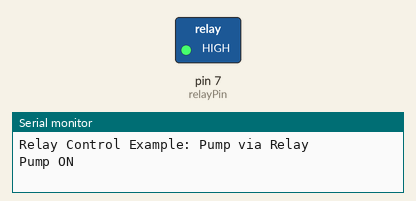
This sketch was run on a simulated Arduino Uno, built with avr-gcc and run on an emulated ATmega328P. On the bench: switched loads named in the sketch (green lamp = pin HIGH), the last lines printed to the serial monitor.

Above: at 2.5 s.
At 7.5 s:
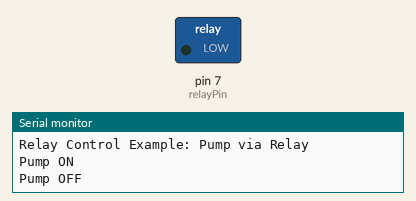
Timing chart, 0 to 13.0 s (numbered marks = the images above):
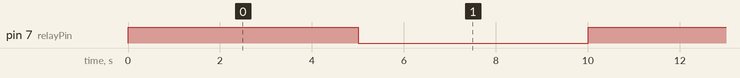

Measured:
- by itself, pin 7 (relayPin): alternates HIGH for 5.0 s and LOW for 5.0 s

The sketch:

arduinoUNO_Waterpump.ino
```cpp
// Pin definition
const int relayPin = 7;  // Pin connected to relay module

void setup() {
  // Set the relay pin as OUTPUT
  pinMode(relayPin, OUTPUT);

  // Start with the pump off
  digitalWrite(relayPin, LOW);

  // Serial Monitor for debugging
  Serial.begin(9600);
  Serial.println("Relay Control Example: Pump via Relay");
}

void loop() {
  // Turn the pump ON
  digitalWrite(relayPin, HIGH);  // Relay closes, pump turns on
  Serial.println("Pump ON");
  delay(5000);  // Pump runs for 5 seconds

  // Turn the pump OFF
  digitalWrite(relayPin, LOW);  // Relay opens, pump turns off
  Serial.println("Pump OFF");
  delay(5000);  // Pump remains off for 5 seconds
}
```
